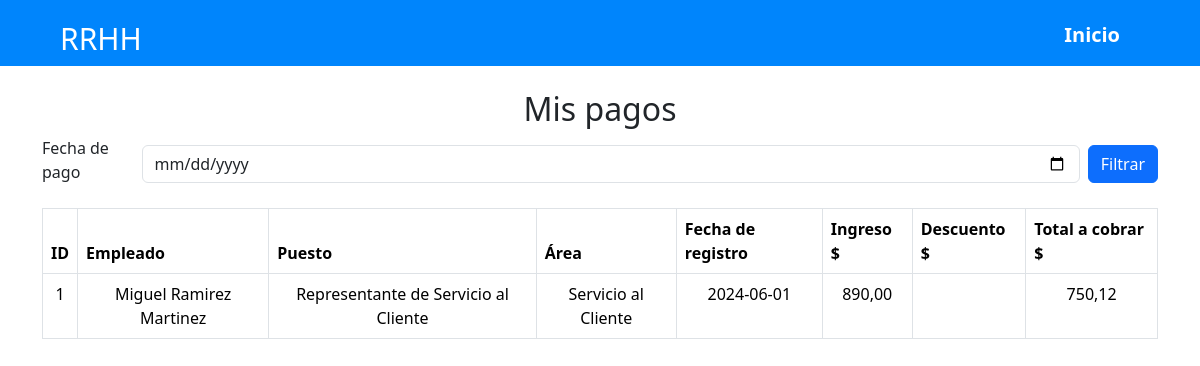
The page /rrhh/empleado/pagos/RM0009 on the database as committed earlier.
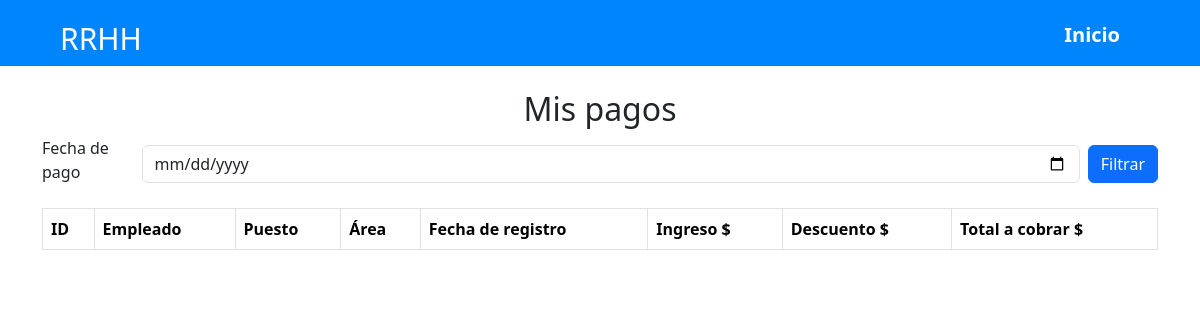
The same page on the database as committed later.
### RRHH/models.py (models this page shows, shortened)
class Pago(models.Model):
    codigo_pago = models.AutoField(primary_key=True)
    carnet = models.ForeignKey(Empleado, on_delete=models.CASCADE, related_name='pagos')
    asistencia = models.ForeignKey('Asistencia', on_delete=models.CASCADE, related_name='pagos', default=1)
    bono = models.DecimalField(max_digits=10, decimal_places=2)
    subtotal = models.DecimalField(max_digits=10, decimal_places=2)
    totalpagar = models.DecimalField(max_digits=10, decimal_places=2)
    isss = models.DecimalField(max_digits=10, decimal_places=2)
    afp = models.DecimalField(max_digits=10, decimal_places=2)
    renta = models.DecimalField(max_digits=10, decimal_places=2)
    fechapago = models.DateField()

class Empleado(models.Model):
    carnet = models.CharField(max_length=6, primary_key=True)
    nombres = models.CharField(max_length=50)
    apellidos = models.CharField(max_length=50)
    dui = models.CharField(max_length=10)
    area = models.ForeignKey(Area, on_delete=models.CASCADE, related_name='empleados_area', default=1)
    cargo = models.ForeignKey(Cargo, on_delete=models.CASCADE, related_name='empleados_cargo')
    departamento = models.ForeignKey('Departamento', on_delete=models.CASCADE, related_name='empleados_departamento', default=1)
    municipio = models.ForeignKey('Municipio', on_delete=models.CASCADE, related_name='empleados_municipio', default=1)
    telefono = models.CharField(max_length=9, default='0000-0000')
    sexo = [
        ('M', 'Masculino'),
        ('F', 'Femenino')
        ]
    roles = [
        ('1', 'Administrador'),
        ('2', 'Empleado')
        ]
    rol = models.CharField(max_length=1, choices=roles, default='2')
    genero = models.CharField(max_length=1, choices=sexo, default='M')
    fechanacimiento = models.DateField()
    direccion = models.TextField()
    salariobase = models.DecimalField(max_digits=10, decimal_places=2)

class Cargo(models.Model):
    id_cargo = models.AutoField(primary_key=True)
    area = models.ForeignKey(Area, on_delete=models.CASCADE, related_name='cargos')
    nombre_cargo = models.CharField(max_length=50)
    descripcion_cargo = models.TextField(max_length=100)

class Area(models.Model):
    id_area = models.AutoField(primary_key=True)
    nombre_area = models.CharField(max_length=50)
    descripcion_area = models.TextField(max_length=100)
    encargado = models.OneToOneField('Empleado', blank=True, null=True, on_delete=models.SET_NULL, related_name='area_encargada')

### RRHH/views.py (the view)
# urls.py: path('empleado/pagos/<id>',GestionarPagoEMView, name='mis_pagos'),
def GestionarPagoEMView(request, id):
    empleado = get_object_or_404(Empleado, carnet=id)
    fecha_pago = request.GET.get('fechaPago')
    if fecha_pago:
        pagos = Pago.objects.filter(carnet=empleado, fechapago=fecha_pago)
    else:
        pagos = Pago.objects.filter(carnet=empleado)
    return render(request, 'EMgestionarPago.html', {'pagos': pagos, 'empleado': empleado})

### RRHH/templates/EMgestionarPago.html (shortened to what this page needs)
<!DOCTYPE html>
<html lang="es">
<head>
    <link href="https://cdn.jsdelivr.net/npm/bootstrap@5.3.3/dist/css/bootstrap.min.css" rel="stylesheet">
</head>
<body>
    {% extends 'navCard.html' %}
    {% block content %}
    <div>
        <main class="container mt-4">
            <h2>Mis pagos</h2>
            <form class="filter-bar d-flex align-items-center mb-3" method="GET">
                <label for="fechaPago" class="form-label me-2">Fecha de pago</label>
                <input type="date" class="form-control me-2" id="fechaPago" name="fechaPago" value="{{ request.GET.fechaPago|default:'' }}">
                <button type="submit" class="btn btn-primary">Filtrar</button>
            </form>
            <div class="table-responsive">
                <table class="table table-bordered">
                    <thead class="table">
                        <tr>
                            <th>ID</th>
                            <th>Empleado</th>
                            <th>Puesto</th>
                            <th>Área</th>
                            <th>Fecha de registro</th>
                            <th>Ingreso $</th>
                            <th>Descuento $</th>
                            <th>Total a cobrar $</th>
                        </tr>
                    </thead>
                    <tbody class="table-body">
                        {% for pago in pagos %}
                        <tr>
                            <td>{{ pago.codigo_pago }}</td>
                            <td>{{ empleado.nombres }} {{ empleado.apellidos }}</td>
                            <td>{{ empleado.cargo.nombre_cargo }}</td>
                            <td>{{ empleado.area.nombre_area }}</td>
                            <td>{{ pago.fechapago | date:"Y-m-d"}}</td>
                            <td>{{ empleado.salariobase }}</td>
                            <td>{{ pago.descuento }}</td>
                            <td>{{ pago.totalpagar }}</td>
                        </tr>
                        {% endfor %}
                    </tbody>
                </table>
            </div>
        </main>
    </div>
    {% endblock %}

Rows that differ between the two databases and show on the page:
no longer on this page (row edited): Pago: codigo_pago "1", fechapago "2024-06-01", totalpagar "750,12"
no longer on this page (row unchanged): Empleado: nombres "Miguel", apellidos "Ramirez Martinez", cargo.nombre_cargo "Representante de Servicio al Cliente", area.nombre_area "Servicio al Cliente", salariobase "890,00"
